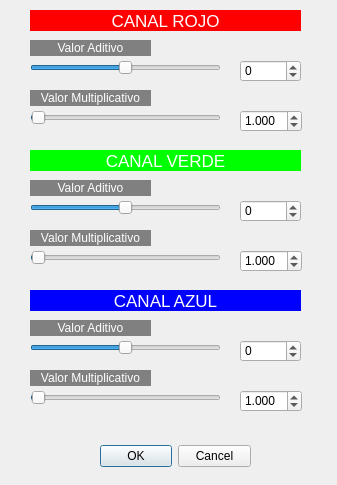
<?xml version="1.0" encoding="UTF-8"?>
<ui version="4.0">
 <class>rojo_verde_azul</class>
 <widget class="QDialog" name="rojo_verde_azul">
  <property name="geometry">
   <rect>
    <x>0</x>
    <y>0</y>
    <width>337</width>
    <height>485</height>
   </rect>
  </property>
  <property name="windowTitle">
   <string>Diálogo RGB</string>
  </property>
  <widget class="QDialogButtonBox" name="buttonBox">
   <property name="geometry">
    <rect>
     <x>100</x>
     <y>440</y>
     <width>151</width>
     <height>32</height>
    </rect>
   </property>
   <property name="orientation">
    <enum>Qt::Horizontal</enum>
   </property>
   <property name="standardButtons">
    <set>QDialogButtonBox::Cancel|QDialogButtonBox::Ok</set>
   </property>
  </widget>
  <widget class="QSlider" name="rojoSliderSuma">
   <property name="geometry">
    <rect>
     <x>30</x>
     <y>60</y>
     <width>191</width>
     <height>16</height>
    </rect>
   </property>
   <property name="minimum">
    <number>-255</number>
   </property>
   <property name="maximum">
    <number>255</number>
   </property>
   <property name="singleStep">
    <number>1</number>
   </property>
   <property name="orientation">
    <enum>Qt::Horizontal</enum>
   </property>
  </widget>
  <widget class="QSlider" name="rojoSliderMult">
   <property name="geometry">
    <rect>
     <x>30</x>
     <y>110</y>
     <width>191</width>
     <height>16</height>
    </rect>
   </property>
   <property name="minimum">
    <number>0</number>
   </property>
   <property name="maximum">
    <number>255</number>
   </property>
   <property name="singleStep">
    <number>1</number>
   </property>
   <property name="value">
    <number>1</number>
   </property>
   <property name="orientation">
    <enum>Qt::Horizontal</enum>
   </property>
  </widget>
  <widget class="QSpinBox" name="rojoSpinSuma">
   <property name="geometry">
    <rect>
     <x>240</x>
     <y>60</y>
     <width>61</width>
     <height>22</height>
    </rect>
   </property>
   <property name="minimum">
    <number>-255</number>
   </property>
   <property name="maximum">
    <number>255</number>
   </property>
  </widget>
  <widget class="QDoubleSpinBox" name="rojoSpinMult">
   <property name="geometry">
    <rect>
     <x>240</x>
     <y>110</y>
     <width>62</width>
     <height>22</height>
    </rect>
   </property>
   <property name="decimals">
    <number>3</number>
   </property>
   <property name="maximum">
    <double>255.000000000000000</double>
   </property>
   <property name="value">
    <double>1.000000000000000</double>
   </property>
  </widget>
  <widget class="QSpinBox" name="azulSpinSuma">
   <property name="geometry">
    <rect>
     <x>240</x>
     <y>340</y>
     <width>61</width>
     <height>22</height>
    </rect>
   </property>
   <property name="minimum">
    <number>-255</number>
   </property>
   <property name="maximum">
    <number>255</number>
   </property>
  </widget>
  <widget class="QSlider" name="azulSliderSuma">
   <property name="geometry">
    <rect>
     <x>30</x>
     <y>340</y>
     <width>191</width>
     <height>16</height>
    </rect>
   </property>
   <property name="minimum">
    <number>-255</number>
   </property>
   <property name="maximum">
    <number>255</number>
   </property>
   <property name="singleStep">
    <number>1</number>
   </property>
   <property name="orientation">
    <enum>Qt::Horizontal</enum>
   </property>
  </widget>
  <widget class="QDoubleSpinBox" name="azulSpinMult">
   <property name="geometry">
    <rect>
     <x>240</x>
     <y>390</y>
     <width>62</width>
     <height>22</height>
    </rect>
   </property>
   <property name="decimals">
    <number>3</number>
   </property>
   <property name="maximum">
    <double>255.000000000000000</double>
   </property>
   <property name="value">
    <double>1.000000000000000</double>
   </property>
  </widget>
  <widget class="QSlider" name="azulSliderMult">
   <property name="geometry">
    <rect>
     <x>30</x>
     <y>390</y>
     <width>191</width>
     <height>16</height>
    </rect>
   </property>
   <property name="minimum">
    <number>0</number>
   </property>
   <property name="maximum">
    <number>255</number>
   </property>
   <property name="singleStep">
    <number>1</number>
   </property>
   <property name="value">
    <number>1</number>
   </property>
   <property name="orientation">
    <enum>Qt::Horizontal</enum>
   </property>
  </widget>
  <widget class="QSpinBox" name="verdeSpinSuma">
   <property name="geometry">
    <rect>
     <x>240</x>
     <y>200</y>
     <width>61</width>
     <height>22</height>
    </rect>
   </property>
   <property name="minimum">
    <number>-255</number>
   </property>
   <property name="maximum">
    <number>255</number>
   </property>
  </widget>
  <widget class="QSlider" name="verdeSliderSuma">
   <property name="geometry">
    <rect>
     <x>30</x>
     <y>200</y>
     <width>191</width>
     <height>16</height>
    </rect>
   </property>
   <property name="minimum">
    <number>-255</number>
   </property>
   <property name="maximum">
    <number>255</number>
   </property>
   <property name="singleStep">
    <number>1</number>
   </property>
   <property name="orientation">
    <enum>Qt::Horizontal</enum>
   </property>
  </widget>
  <widget class="QDoubleSpinBox" name="verdeSpinMult">
   <property name="geometry">
    <rect>
     <x>240</x>
     <y>250</y>
     <width>62</width>
     <height>22</height>
    </rect>
   </property>
   <property name="decimals">
    <number>3</number>
   </property>
   <property name="maximum">
    <double>255.000000000000000</double>
   </property>
   <property name="value">
    <double>1.000000000000000</double>
   </property>
  </widget>
  <widget class="QSlider" name="verdeSliderMult">
   <property name="geometry">
    <rect>
     <x>30</x>
     <y>250</y>
     <width>191</width>
     <height>16</height>
    </rect>
   </property>
   <property name="minimum">
    <number>0</number>
   </property>
   <property name="maximum">
    <number>255</number>
   </property>
   <property name="singleStep">
    <number>1</number>
   </property>
   <property name="value">
    <number>1</number>
   </property>
   <property name="orientation">
    <enum>Qt::Horizontal</enum>
   </property>
  </widget>
  <widget class="QLabel" name="lblRojo">
   <property name="geometry">
    <rect>
     <x>30</x>
     <y>10</y>
     <width>271</width>
     <height>21</height>
    </rect>
   </property>
   <property name="font">
    <font>
     <pointsize>13</pointsize>
     <weight>50</weight>
     <bold>false</bold>
    </font>
   </property>
   <property name="styleSheet">
    <string notr="true">background-color: rgb(255, 0, 0);
color: rgb(255, 255, 255);</string>
   </property>
   <property name="text">
    <string>CANAL ROJO</string>
   </property>
   <property name="alignment">
    <set>Qt::AlignCenter</set>
   </property>
  </widget>
  <widget class="QLabel" name="lblVerde">
   <property name="geometry">
    <rect>
     <x>30</x>
     <y>150</y>
     <width>271</width>
     <height>21</height>
    </rect>
   </property>
   <property name="font">
    <font>
     <pointsize>13</pointsize>
     <weight>50</weight>
     <bold>false</bold>
    </font>
   </property>
   <property name="styleSheet">
    <string notr="true">background-color: rgb(0, 255, 0);
color: rgb(255, 255, 255);</string>
   </property>
   <property name="text">
    <string>CANAL VERDE</string>
   </property>
   <property name="alignment">
    <set>Qt::AlignCenter</set>
   </property>
  </widget>
  <widget class="QLabel" name="lblAzul">
   <property name="geometry">
    <rect>
     <x>30</x>
     <y>290</y>
     <width>271</width>
     <height>21</height>
    </rect>
   </property>
   <property name="font">
    <font>
     <pointsize>13</pointsize>
     <weight>50</weight>
     <bold>false</bold>
    </font>
   </property>
   <property name="styleSheet">
    <string notr="true">background-color: rgb(0, 0, 255);
color: rgb(255, 255, 255);</string>
   </property>
   <property name="text">
    <string>CANAL AZUL</string>
   </property>
   <property name="alignment">
    <set>Qt::AlignCenter</set>
   </property>
  </widget>
  <widget class="QLabel" name="label_2">
   <property name="geometry">
    <rect>
     <x>30</x>
     <y>40</y>
     <width>121</width>
     <height>16</height>
    </rect>
   </property>
   <property name="styleSheet">
    <string notr="true">background-color: rgb(128, 128, 128);
color: rgb(255, 255, 255);</string>
   </property>
   <property name="text">
    <string>Valor Aditivo</string>
   </property>
   <property name="alignment">
    <set>Qt::AlignCenter</set>
   </property>
  </widget>
  <widget class="QLabel" name="label_3">
   <property name="geometry">
    <rect>
     <x>30</x>
     <y>90</y>
     <width>121</width>
     <height>16</height>
    </rect>
   </property>
   <property name="styleSheet">
    <string notr="true">background-color: rgb(128, 128, 128);
color: rgb(255, 255, 255);</string>
   </property>
   <property name="text">
    <string>Valor Multiplicativo</string>
   </property>
   <property name="alignment">
    <set>Qt::AlignCenter</set>
   </property>
  </widget>
  <widget class="QLabel" name="label_4">
   <property name="geometry">
    <rect>
     <x>30</x>
     <y>180</y>
     <width>121</width>
     <height>16</height>
    </rect>
   </property>
   <property name="styleSheet">
    <string notr="true">background-color: rgb(128, 128, 128);
color: rgb(255, 255, 255);</string>
   </property>
   <property name="text">
    <string>Valor Aditivo</string>
   </property>
   <property name="alignment">
    <set>Qt::AlignCenter</set>
   </property>
  </widget>
  <widget class="QLabel" name="label_5">
   <property name="geometry">
    <rect>
     <x>30</x>
     <y>320</y>
     <width>121</width>
     <height>16</height>
    </rect>
   </property>
   <property name="styleSheet">
    <string notr="true">background-color: rgb(128, 128, 128);
color: rgb(255, 255, 255);</string>
   </property>
   <property name="text">
    <string>Valor Aditivo</string>
   </property>
   <property name="alignment">
    <set>Qt::AlignCenter</set>
   </property>
  </widget>
  <widget class="QLabel" name="label_6">
   <property name="geometry">
    <rect>
     <x>30</x>
     <y>230</y>
     <width>121</width>
     <height>16</height>
    </rect>
   </property>
   <property name="styleSheet">
    <string notr="true">background-color: rgb(128, 128, 128);
color: rgb(255, 255, 255);</string>
   </property>
   <property name="text">
    <string>Valor Multiplicativo</string>
   </property>
   <property name="alignment">
    <set>Qt::AlignCenter</set>
   </property>
  </widget>
  <widget class="QLabel" name="label_7">
   <property name="geometry">
    <rect>
     <x>30</x>
     <y>370</y>
     <width>121</width>
     <height>16</height>
    </rect>
   </property>
   <property name="styleSheet">
    <string notr="true">background-color: rgb(128, 128, 128);
color: rgb(255, 255, 255);</string>
   </property>
   <property name="text">
    <string>Valor Multiplicativo</string>
   </property>
   <property name="alignment">
    <set>Qt::AlignCenter</set>
   </property>
  </widget>
 </widget>
 <resources/>
 <connections>
  <connection>
   <sender>buttonBox</sender>
   <signal>accepted()</signal>
   <receiver>rojo_verde_azul</receiver>
   <slot>accept()</slot>
   <hints>
    <hint type="sourcelabel">
     <x>248</x>
     <y>254</y>
    </hint>
    <hint type="destinationlabel">
     <x>157</x>
     <y>274</y>
    </hint>
   </hints>
  </connection>
  <connection>
   <sender>buttonBox</sender>
   <signal>rejected()</signal>
   <receiver>rojo_verde_azul</receiver>
   <slot>reject()</slot>
   <hints>
    <hint type="sourcelabel">
     <x>316</x>
     <y>260</y>
    </hint>
    <hint type="destinationlabel">
     <x>286</x>
     <y>274</y>
    </hint>
   </hints>
  </connection>
 </connections>
</ui>
